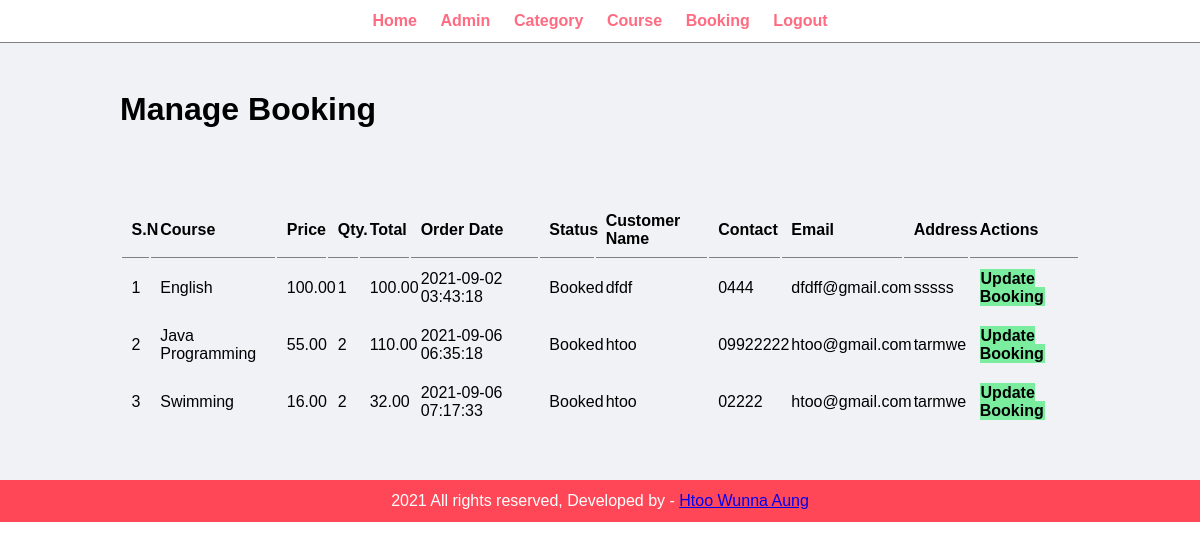
/admin/manage-booking.php (signed in), run on the app's committed database.
### tables this page shows
CREATE TABLE `tbl_booking` (
  `id` int(10) UNSIGNED NOT NULL,
  `course` varchar(150) NOT NULL,
  `price` decimal(10,2) NOT NULL,
  `qty` int(11) NOT NULL,
  `total` decimal(10,2) NOT NULL,
  `booking_date` datetime NOT NULL,
  `status` varchar(50) NOT NULL,
  `customer_name` varchar(150) NOT NULL,
  `customer_contact` varchar(20) NOT NULL,
  `customer_email` varchar(150) NOT NULL,
  `customer_address` varchar(255) NOT NULL
);

### admin/manage-booking.php (the view, shortened to what this page needs)
<?php include('partials/menu.php');?>
<div class="main-content">
    <div class="wrapper">
        <h1>Manage Booking</h1>
        <br/> <br/>
                <br><br>
                <table class= "tbl-full">
                    <tr>
                        <th>S.N</th>
                        <th>Course</th>
                        <th>Price</th>
                        <th>Qty.</th>
                        <th>Total</th>
                        <th>Order Date</th>
                        <th>Status</th>
                        <th>Customer Name</th>
                        <th>Contact</th>
                        <th>Email</th>
                        <th>Address</th>
                        <th>Actions</th>
                    </tr>
                    <?php
                        $sql="SELECT * FROM tbl_booking";
                        $res=mysqli_query($conn, $sql);
                        $count=mysqli_num_rows($res);
                        $sn=1;
                        if($count>0){
                            while($row=mysqli_fetch_assoc($res)){
                            $id=$row['id'];
                            $course=$row['course'];
                            $price=$row['price'];
                            $qty=$row['qty'];
                            $total=$row['total'];
                            $booking_date=$row['booking_date'];
                            $status=$row['status'];
                            $customer_name=$row['customer_name'];
                            $customer_contact=$row['customer_contact'];
                            $customer_email=$row['customer_email'];
                            $customer_address=$row['customer_address'];
                            ?>
                            <tr>
                                <td><?php echo $sn++;?></td>
                                <td><?php echo $course;?></td>
                                <td><?php echo $price;?></td>
                                <td><?php echo $qty;?></td>
                                <td><?php echo $total;?></td>
                                <td><?php echo $booking_date;?></td>
                                <td><?php echo $status;?></td>
                                <td><?php echo $customer_name;?></td>
                                <td><?php echo $customer_contact;?></td>
                                <td><?php echo $customer_email;?></td>
                                <td><?php echo $customer_address;?></td>
                                <td>
                                    <a href="<?php echo SITEURL;?>admin/update-booking.php?id=<?php echo $id;?>" class="btn-secondary"> Update Booking</a>
                                </td>
                            </tr>
                            <?php
                            }
                        }
                        else{
                            echo "<tr><td colspan='12' class='error'>Orders not Available</td></tr>";
                        }
                    ?>
                </table>
    </div>
</div>
<?php include('partials/footer.php'); ?>

### css/admin.css (style rules this page uses)
* { margin: 0; padding: 0; font-family: Arial, Helvetica, sans-serif; }
.wrapper { padding: 1%; width: 80%; margin: 0 auto; }
.tbl-full { width: 100%; }
table tr th { border-bottom: 1px solid grey; padding: 1%; text-align: left; }
table tr td { padding: 1%; }
.btn-secondary { background-color: #7bed9f; padding: 1%; color: black; text-decoration: none; font-weight: bold; }
.main-content { background-color: #f1f2f6; padding: 3% 0; }

### data on the page
tbl_booking: course "English", price "100.00", qty "1", total "100.00", booking_date "2021-09-02 03:43:18", status "Booked", customer_name "dfdf", customer_contact "0444", customer_email "dfdff@gmail.com", customer_address "sssss"
tbl_booking: course "Java Programming", price "55.00", qty "2", total "110.00", booking_date "2021-09-06 06:35:18", status "Booked", customer_name "htoo", customer_contact "09922222", customer_email "htoo@gmail.com", customer_address "tarmwe"
tbl_booking: course "Swimming", price "16.00", qty "2", total "32.00", booking_date "2021-09-06 07:17:33", status "Booked", customer_name "htoo", customer_contact "02222", customer_email "htoo@gmail.com", customer_address "tarmwe"
